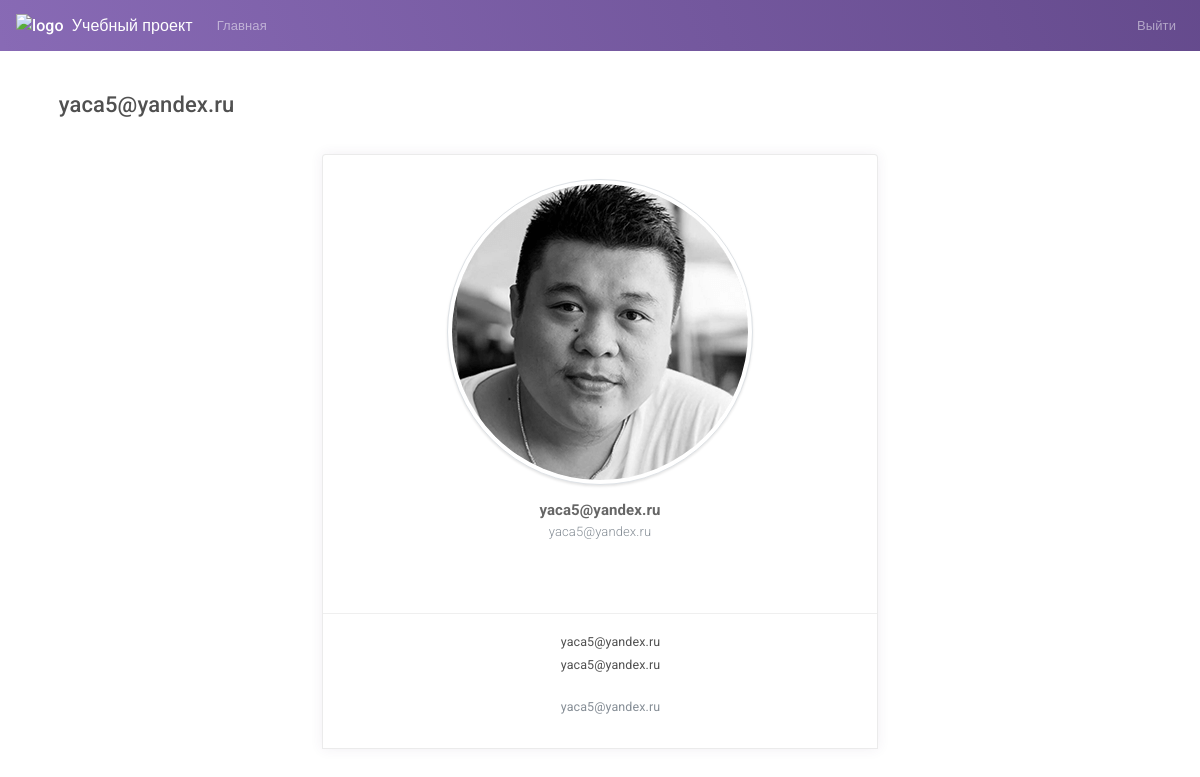
Page /page_profile.php?id=78 (signed in) on the committed database.
### tables this page shows
CREATE TABLE `user` (
  `ID` int(11) NOT NULL,
  `EMAIL` varchar(255) DEFAULT NULL,
  `PASSWORD` varchar(255) DEFAULT NULL,
  `PROFILE` int(11) DEFAULT NULL,
  `SOCIAL` int(11) DEFAULT NULL,
  `STATUS` int(11) DEFAULT NULL,
  `ROLE` int(11) DEFAULT NULL
);

CREATE TABLE `user_profile` (
  `ID` int(11) NOT NULL,
  `USER_ID` int(11) DEFAULT NULL,
  `NAME` varchar(255) DEFAULT NULL,
  `LAST_NAME` varchar(255) DEFAULT NULL,
  `SECOND_NAME` varchar(255) DEFAULT NULL,
  `PHONE` varchar(255) DEFAULT NULL,
  `ADDRESS` varchar(255) DEFAULT NULL,
  `JOB` varchar(255) DEFAULT NULL,
  `PHOTO` varchar(255) DEFAULT NULL
);

### include/functions.php (called while the page is built, shortened)
<?php
function dbConnect()
{
    return new PDO('mysql:host=' . DB_HOST . ';dbname=' . DB_NAME . ';charset=' . DB_CHARSET, DB_USER, DB_PASSWORD);
}
function getUserByID($userId)
{
    if (!empty($userId)) {
        $pdo = dbConnect();
        $stmt = $pdo->prepare('SELECT * FROM `user` WHERE `ID` = :ID');
        $stmt->execute(
            [
                'ID' => $userId,
            ]
        );
        $arResult = $stmt->fetch(PDO::FETCH_ASSOC);
        if (!empty($arResult)) {
            return $arResult;
        }
    }
    return false;
}
function getUserProfileById($profileId)
{
    if (is_array($profileId)) {
        $arId = $profileId;
    } else {
        $arId[] = $profileId;
    }
    $inList = str_repeat('?,', count($arId) - 1) . '?';
    $pdo = dbConnect();
    $stmt = $pdo->prepare('SELECT * FROM `user_profile` WHERE `ID` IN (' . $inList . ')');
    $stmt->execute($arId);
    $arRes = $stmt->fetchAll(PDO::FETCH_ASSOC);
    foreach ($arRes as $value) {
        $arResult[$value['ID']] = $value;
    }
    if (!empty($arResult)) {
        return $arResult;
    }
    return false;
}
function getUserSocialById($socialId)
{
    if (is_array($socialId)) {
        $arId = $socialId;
    } else {
        $arId[] = $socialId;
    }
    $inList = str_repeat('?,', count($arId) - 1) . '?';
    $pdo = dbConnect();
    $stmt = $pdo->prepare('SELECT * FROM `user_social` WHERE `ID` IN (' . $inList . ')');
    $stmt->execute($arId);
    $arRes = $stmt->fetchAll(PDO::FETCH_ASSOC);
    foreach ($arRes as $value) {
        $arResult[$value['ID']] = $value;
    }
    if (!empty($arResult)) {
        return $arResult;
    }
    return false;
}
function isAuthorize()
{
    if (!empty($_SESSION['USER']['ID'])) {
        return true;
    }
    return false;
}
?>

### handler/profile.php (called while the page is built, shortened)
<?php
$userId = (int)$_GET['id'];
$arUserInfo = getUserByID($userId);
$arUserProfileInfo = array_shift(getUserProfileById($arUserInfo['PROFILE']));
$arUserSocialInfo = array_shift(getUserSocialById($arUserInfo['SOCIAL']));
?>

### page_profile.php (the view, shortened to what this page needs)
<?php
if (file_exists($_SERVER["DOCUMENT_ROOT"] . '/handler/profile.php')) {
    require_once($_SERVER["DOCUMENT_ROOT"] . '/handler/profile.php');
}
?>
<!DOCTYPE html>
<html lang="en">
<head>
    <link id="vendorsbundle" rel="stylesheet" media="screen, print" href="css/vendors.bundle.css">
    <link id="appbundle" rel="stylesheet" media="screen, print" href="css/app.bundle.css">
    <link id="myskin" rel="stylesheet" media="screen, print" href="css/skins/skin-master.css">
    <link rel="stylesheet" media="screen, print" href="css/fa-solid.css">
    <link rel="stylesheet" media="screen, print" href="css/fa-brands.css">
    <link rel="stylesheet" media="screen, print" href="css/fa-regular.css">
</head>
<body class="mod-bg-1 mod-nav-link">
    <nav class="navbar navbar-expand-lg navbar-dark bg-primary bg-primary-gradient">
        <a class="navbar-brand d-flex align-items-center fw-500" href="page_users.php"><img alt="logo" class="d-inline-block align-top mr-2" src="img/logo.png"> Учебный проект</a>
        <div class="collapse navbar-collapse" id="navbarColor02">
            <ul class="navbar-nav mr-auto">
                <li class="nav-item ">
                    <a class="nav-link" href="/">Главная</a>
                </li>
            </ul>
            <ul class="navbar-nav ml-auto">
                <? if(isAuthorize()): ?>
                    <li class="nav-item">
                        <a class="nav-link" href="page_logout.php">Выйти</a>
                    </li>
                <? else: ?>
                    <li class="nav-item">
                        <a class="nav-link" href="page_login.php">Войти</a>
                    </li>
                <? endif; ?>
            </ul>
        </div>
    </nav>
    <main id="js-page-content" role="main" class="page-content mt-3">
        <div class="subheader">
            <h1 class="subheader-title">
                <i class='subheader-icon fal fa-user'></i>
                <?= $arUserProfileInfo['NAME'] ?>
            </h1>
        </div>
        <div class="row">
          <div class="col-lg-6 col-xl-6 m-auto">
                <div class="card mb-g rounded-top">
                    <div class="row no-gutters row-grid">
                        <div class="col-12">
                            <div class="d-flex flex-column align-items-center justify-content-center p-4">
                                <img src="<?= ($arUserProfileInfo['PHOTO']) ? $arUserProfileInfo['PHOTO'] : 'upload/photo/default.png' ?>" class="rounded-circle shadow-2 img-thumbnail" alt="">
                                <h5 class="mb-0 fw-700 text-center mt-3">
                                    <?= $arUserProfileInfo['NAME'] ?>
                                    <? if(!empty($arUserProfileInfo['ADDRESS'])): ?>
                                        <small class="text-muted mb-0"><?= $arUserProfileInfo['ADDRESS'] ?></small>
                                    <? endif; ?>
                                </h5>
                                <div class="mt-4 text-center demo">
                                    <? if(!empty($arUserSocialInfo['VK'])): ?>
                                        <a href="<?= $arUserSocialInfo['VK'] ?>" class="fs-xl" style="color:#4680C2">
                                            <i class="fab fa-vk"></i>
                                        </a>
                                    <? endif; ?>
                                    <? if(!empty($arUserSocialInfo['TELEGRAM'])): ?>
                                        <a href="<?= $arUserSocialInfo['TELEGRAM'] ?>" class="fs-xl" style="color:#0088cc">
                                            <i class="fab fa-telegram"></i>
                                        </a>
                                    <? endif; ?>
                                    <? if(!empty($arUserSocialInfo['INSTAGRAM'])): ?>
                                        <a href="<?= $arUserSocialInfo['INSTAGRAM'] ?>" class="fs-xl" style="color:#C13584">
                                            <i class="fab fa-instagram"></i>
                                        </a>
                                    <? endif; ?>
                                </div>
                            </div>
                        </div>
                        <div class="col-12">
                            <div class="p-3 text-center">
                                <? if(!empty($arUserProfileInfo['PHONE'])): ?>
                                    <a href="tel:<?= $arUserProfileInfo['PHONE'] ?>" class="mt-1 d-block fs-sm fw-400 text-dark">
                                        <i class="fas fa-mobile-alt text-muted mr-2"></i> <?= $arUserProfileInfo['PHONE'] ?></a>
                                <? endif; ?>
                                <? if(!empty($arUserInfo['EMAIL'])): ?>
                                    <a href="mailto:<?= $arUserInfo['EMAIL'] ?>" class="mt-1 d-block fs-sm fw-400 text-dark">
                                        <i class="fas fa-mouse-pointer text-muted mr-2"></i> <?= $arUserInfo['EMAIL'] ?></a>
                                <? endif; ?>
                                <? if(!empty($arUserProfileInfo['ADDRESS'])): ?>
                                    <address class="fs-sm fw-400 mt-4 text-muted">
                                        <i class="fas fa-map-pin mr-2"></i> <?= $arUserProfileInfo['ADDRESS'] ?>
                                    </address>
                                <? endif; ?>
                            </div>
                        </div>
                    </div>
                </div>
           </div>
        </div>
    </main>
</body>
</html>

### css/fa-solid.css (style rules this page uses)
.fa,.fas { font-family:'Font Awesome 5 Pro';font-weight:900 }

### css/fa-brands.css (style rules this page uses)
.fab { font-family:'Font Awesome 5 Brands';font-weight:400 }

### rows in the picture
user: PROFILE.NAME "yaca5@yandex.ru", PROFILE.ADDRESS "yaca5@yandex.ru", PROFILE.PHONE "yaca5@yandex.ru", EMAIL "yaca5@yandex.ru"
